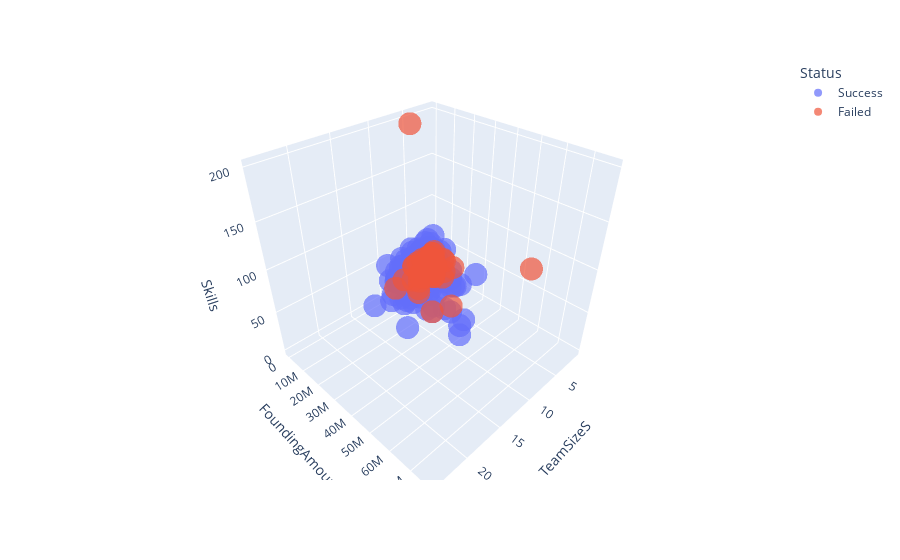

The notebook cell saved with this chart:
### Markdown cell above
### 4.6 How did the Size of the Senior Leadership of the Startups, the Skills of the Founders & Co-Founders influence the amount of Funding they attracted across succeed and failed startups?

### Code cell
# Create a 3D Plot of the relationship among the variables
founderskillfunding_df = df[['TeamSizeS', "FoundingAmount", "Skills", "Status"]]
fig = px.scatter_3d(founderskillfunding_df, x='TeamSizeS', y='FoundingAmount', z='Skills', 
                    color='Status', opacity=0.7)
fig.show()

### Figure 1 — Plotly figure (JSON) as saved in the notebook; plotly's stock layout.template omitted (floating-point values rounded to 4 significant figures; data arrays with more than 128 entries replaced by an {"elided": "..."} marker saying what was removed)
{"data": [{"hovertemplate": "Status=Success<br>TeamSizeS=%{x}<br>FoundingAmount=%{y}<br>Skills=%{z}<extra></extra>", "legendgroup": "Success", "marker": {"color": "#636efa", "opacity": 0.7, "symbol": "circle"}, "mode": "markers", "name": "Success", "scene": "scene", "showlegend": true, "type": "scatter3d", "x": {"elided": "305 int values"}, "y": {"elided": "305 int values"}, "z": {"elided": "305 float values"}}, {"hovertemplate": "Status=Failed<br>TeamSizeS=%{x}<br>FoundingAmount=%{y}<br>Skills=%{z}<extra></extra>", "legendgroup": "Failed", "marker": {"color": "#EF553B", "opacity": 0.7, "symbol": "circle"}, "mode": "markers", "name": "Failed", "scene": "scene", "showlegend": true, "type": "scatter3d", "x": {"elided": "167 int values"}, "y": {"elided": "167 int values"}, "z": {"elided": "167 int values"}}], "layout": {"legend": {"title": {"text": "Status"}, "tracegroupgap": 0}, "margin": {"t": 60}, "scene": {"domain": {"x": [0, 1], "y": [0, 1]}, "xaxis": {"title": {"text": "TeamSizeS"}}, "yaxis": {"title": {"text": "FoundingAmount"}}, "zaxis": {"title": {"text": "Skills"}}}}}
